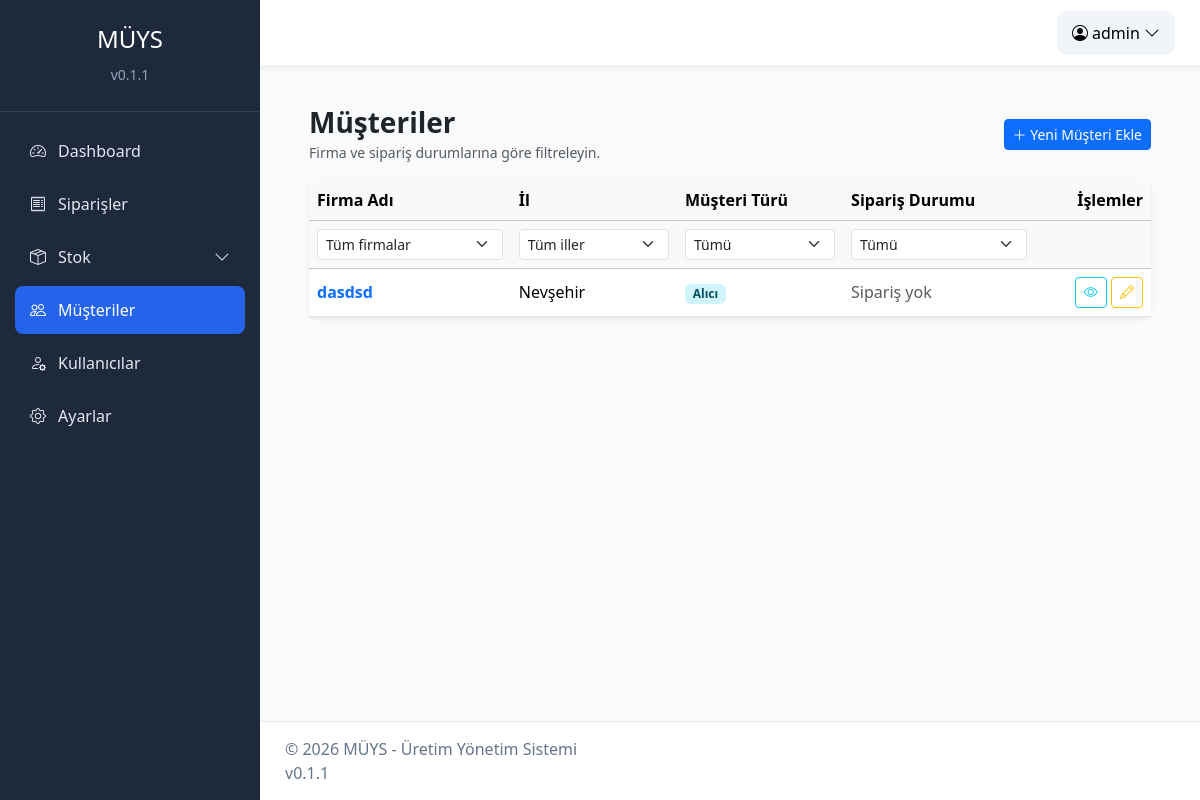
The page /musteriler/ (signed in) on the database its author committed.
### app/models/musteri.py (models this page shows)
class Musteri(Base):
    __tablename__ = "musteriler"
    id = Column(
        Integer,
        primary_key=True,
        index=True
    )
    musteri_kodu = Column(
        String(30),
        unique=True,
        nullable=False,
        index=True
    )
    firma_adi = Column(
        String(150),
        nullable=False,
        index=True
    )
    musteri_turu = Column(
        String(30),
        nullable=False,
        default="Alıcı"
    )
    yetkili = Column(
        String(100),
        nullable=True
    )
    telefon = Column(
        String(30),
        nullable=True
    )
    email = Column(
        String(120),
        nullable=True
    )
    vergi_dairesi = Column(
        String(100),
        nullable=True
    )
    vergi_no = Column(
        String(30),
        nullable=True,
        index=True
    )
    il = Column(
        String(50),
        nullable=True
    )
    ilce = Column(
        String(50),
        nullable=True
    )
    adres = Column(
        Text,
        nullable=True
    )
    aktif = Column(
        Boolean,
        default=True,
        nullable=False
    )
    aciklama = Column(
        Text,
        nullable=True
    )
    created_at = Column(
        DateTime,
        default=datetime.utcnow,
        nullable=False
    )
    updated_at = Column(
        DateTime,
        default=datetime.utcnow,
        onupdate=datetime.utcnow,
        nullable=False
    )

### app/routes/musteriler.py (the view)
@router.get("/", response_class=HTMLResponse)
def liste(
    request: Request,
    db: Session = Depends(get_db),
    yetki=Depends(yetki_kontrol(MUSTERI))
):
    musteriler = (
        db.query(Musteri)
        .order_by(Musteri.id.desc())
        .all()
    )
    siparis_ozetleri = {}
    durum_adlari = {
        "Beklemede": "Bekleyen",
        "Üretimde": "Üretimde",
        "Sevke Hazır": "Sevke Hazır",
        "Tamamlandı": "Geçmiş",
        "Geçmiş": "Geçmiş",
    }
    for musteri_id, durum in db.query(Siparis.musteri_id, Siparis.durum).all():
        ozet = siparis_ozetleri.setdefault(musteri_id, [])
        durum_adi = durum_adlari.get(durum, durum)
        if durum_adi and durum_adi not in ozet:
            ozet.append(durum_adi)
    data = template_data(request)
    data["musteriler"] = musteriler
    data["siparis_ozetleri"] = siparis_ozetleri
    data["firma_adlari"] = sorted({musteri.firma_adi for musteri in musteriler})
    data["iller"] = sorted({musteri.il for musteri in musteriler if musteri.il})
    return templates.TemplateResponse(
        "musteri/index.html",
        data
    )

### app/templates/musteri/index.html (shortened to what this page needs)
{% extends "base.html" %}
{% block content %}
<div class="container-fluid mt-3 px-2 px-md-4">
    <div class="d-flex justify-content-between align-items-center mb-3">
        <div>
            <h3 class="fw-bold m-0 h4-md">Müşteriler</h3>
            <small class="text-muted">Firma ve sipariş durumlarına göre filtreleyin.</small>
        </div>
        <a href="/musteriler/ekle" class="btn btn-primary btn-sm btn-md-normal">
            <i class="bi bi-plus-lg"></i> Yeni Müşteri Ekle
        </a>
    </div>
    <div class="card shadow-sm border-0">
        <div class="table-responsive">
            <table class="table table-hover align-middle mb-0" id="musteriTablosu">
                <thead class="table-light">
                    <tr>
                        <th>Firma Adı</th>
                        <th>İl</th>
                        <th>Müşteri Türü</th>
                        <th>Sipariş Durumu</th>
                        <th class="text-end">İşlemler</th>
                    </tr>
                    <tr class="table-filter-row">
                        <th><select id="firmaFiltresi" class="form-select form-select-sm"><option value="">Tüm firmalar</option>{% for firma in firma_adlari %}<option value="{{ firma }}">{{ firma }}</option>{% endfor %}</select></th>
                        <th><select id="ilFiltresi" class="form-select form-select-sm"><option value="">Tüm iller</option>{% for il in iller %}<option value="{{ il }}">{{ il }}</option>{% endfor %}</select></th>
                        <th>
                            <select id="turFiltresi" class="form-select form-select-sm">
                                <option value="">Tümü</option>
                            </select>
                        </th>
                        <th><select id="durumFiltresi" class="form-select form-select-sm"><option value="">Tümü</option></select></th>
                        <th></th>
                    </tr>
                </thead>
                <tbody>
                    {% for musteri in musteriler %}
                    {% set durumlar = siparis_ozetleri.get(musteri.id, []) %}
                    <tr data-firma="{{ musteri.firma_adi|lower }}" data-il="{{ (musteri.il or '')|lower }}" data-tur="{{ musteri.musteri_turu or 'Alıcı' }}" data-durumlar="{{ durumlar|join('|') }}">
                        <td><a class="text-decoration-none fw-semibold" href="/musteriler/detay/{{ musteri.id }}">{{ musteri.firma_adi }}</a></td>
                        <td>{{ musteri.il or '-' }}</td>
                        <td><span class="badge bg-info-subtle text-info-emphasis">{{ musteri.musteri_turu or 'Alıcı' }}</span></td>
                        <td>{% if durumlar %}{{ durumlar|join(', ') }}{% else %}<span class="text-muted">Sipariş yok</span>{% endif %}</td>
                        <td class="text-end">
                            <a href="/musteriler/detay/{{ musteri.id }}" class="btn btn-sm btn-outline-info" title="Sipariş özeti"><i class="bi bi-eye"></i></a>
                            <a href="/musteriler/duzenle/{{ musteri.id }}" class="btn btn-sm btn-outline-warning" title="Düzenle"><i class="bi bi-pencil"></i></a>
                        </td>
                    </tr>
                    {% else %}
                    <tr><td colspan="6" class="text-center py-4 text-muted">Kayıtlı müşteri bulunamadı.</td></tr>
                    {% endfor %}
                </tbody>
            </table>
        </div>
    </div>
</div>
{% endblock %}

### app/static/css/main.css (style rules this page uses)
* { box-sizing:border-box; }
html, body { margin:0; padding:0; min-height:100%; background:#f8fafc; font-family:"Segoe UI", Arial, sans-serif; }

### rows shown on the page
Musteri: firma_adi "dasdsd", il "Nevşehir", musteri_turu "Alıcı"

### other values the page prints
{{ kullanici_adi }} "admin"
